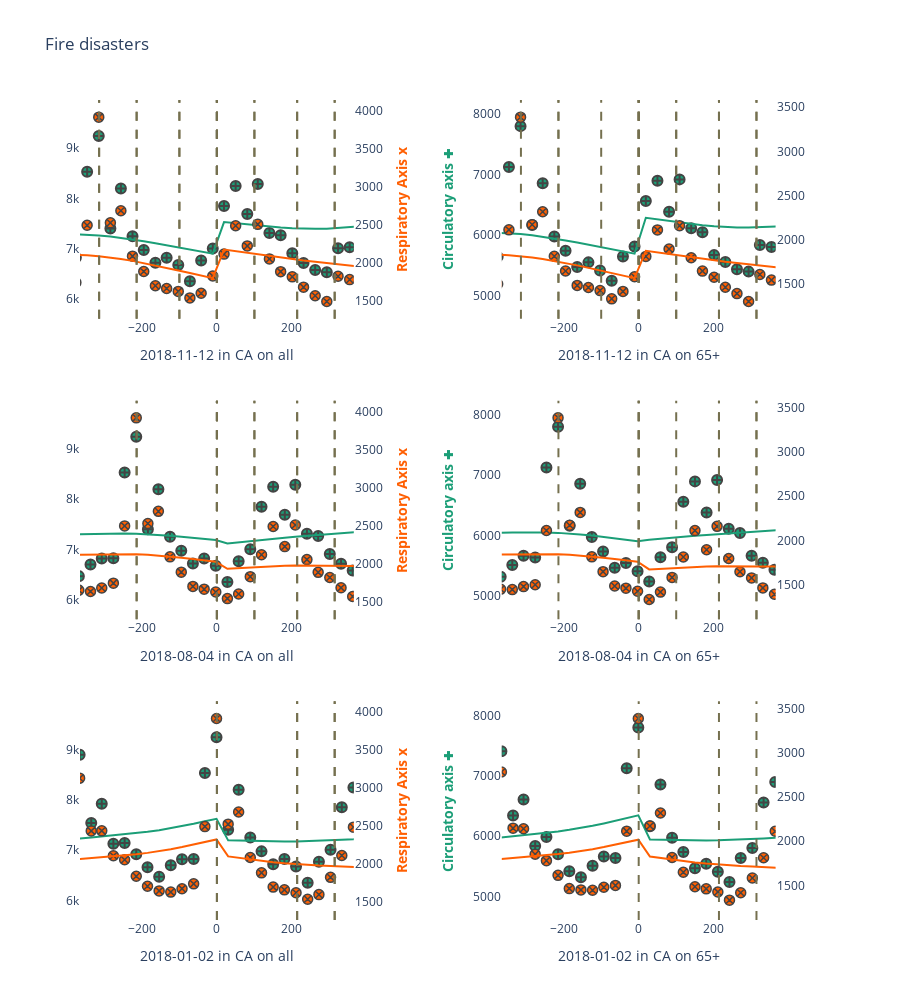

Notebook source saved alongside this figure:
### Code cell
import numpy as np

from plotly.subplots import make_subplots
from plotly.validators.scatter.marker import SymbolValidator
import plotly.graph_objects as go
from typing import Dict

raw_symbols = SymbolValidator().values
namestems = []
namevariants = []
symbols = []
for i in range(0, len(raw_symbols), 3):
    name = raw_symbols[i + 2]
    symbols.append(raw_symbols[i])
    namestems.append(name.replace("-open", "").replace("-dot", ""))
    namevariants.append(name[len(namestems[-1]) :])

# def plot(df_temporel: Dict[pd.Timestamp: pd.DataFrame]):
"""Plot at each row death count in each category.

Args:
df_temporel (_type_): _description_
"""
rows = 3#len(df_temporel)
cols = 2


# Create figure with secondary y-axis
fig = make_subplots(
    rows=rows,
    cols=2,
    specs=[[{"secondary_y": True}, {"secondary_y": True}] for _ in range(rows)],
)

liste_ = list(df_temporel.keys())[:rows]
from tqdm import tqdm
for row, (date, state) in enumerate(tqdm(liste_), start=1):
    shifts=[]
    max_shift = 365
    k = row-1
    
    time = str(date).split(" ")[0]
    for i in list(range(k-1,-1,-1))+list(range(k+1,len(liste_))):
        neighbor_time, neighbor_state = liste_[i]
        if neighbor_state==state:
            shifts.append(int((neighbor_time-pd.to_datetime(time))/ np.timedelta64(1, "D")))
        
    for col in [1, 2]:
        plot(
            fig=fig,
            df=df_temporel[(date, state)] if col % 2 else df_temporel_65[(date, state)],
            row=row,
            col=col,
            disaster_time=time,
            state=state,
            other_events=shifts,
            category= "all" if col % 2 else "65+"
        )


fig.update_layout(title_text="Fire disasters", height= 1000*rows/3,plot_bgcolor='white')
fig.update_traces(showlegend=False)

# fig.update(layout_xaxis_range = [-365,365])

fig.show()

### Figure 1 — Plotly figure (JSON) as saved in the notebook; plotly's stock layout.template omitted (floating-point values rounded to 4 significant figures; data arrays with more than 128 entries replaced by an {"elided": "..."} marker saying what was removed)
{"data": [{"marker": {"color": "rgb(27,158,119)", "line": {"width": 2}, "size": 10, "symbol": 27}, "mode": "markers", "name": "Diseases of the circulatory system", "showlegend": false, "type": "scatter", "x": {"elided": "132 int values"}, "xaxis": "x", "y": {"elided": "132 int values"}, "yaxis": "y"}, {"marker": {"color": "rgb(27,158,119)"}, "showlegend": false, "type": "scatter", "x": {"elided": "132 int values"}, "xaxis": "x", "y": {"elided": "132 float values"}, "yaxis": "y"}, {"marker": {"color": "rgb(297,95,2)", "line": {"width": 1.5}, "size": 10, "symbol": 28}, "mode": "markers", "name": "Diseases of the respiratory system", "showlegend": false, "type": "scatter", "x": {"elided": "132 int values"}, "xaxis": "x", "y": {"elided": "132 int values"}, "yaxis": "y2"}, {"marker": {"color": "rgb(297,95,2)"}, "showlegend": false, "type": "scatter", "x": {"elided": "132 int values"}, "xaxis": "x", "y": {"elided": "132 float values"}, "yaxis": "y2"}, {"marker": {"color": "rgb(27,158,119)", "line": {"width": 2}, "size": 10, "symbol": 27}, "mode": "markers", "name": "Diseases of the circulatory system", "showlegend": false, "type": "scatter", "x": {"elided": "132 int values"}, "xaxis": "x2", "y": {"elided": "132 int values"}, "yaxis": "y3"}, {"marker": {"color": "rgb(27,158,119)"}, "showlegend": false, "type": "scatter", "x": {"elided": "132 int values"}, "xaxis": "x2", "y": {"elided": "132 float values"}, "yaxis": "y3"}, {"marker": {"color": "rgb(297,95,2)", "line": {"width": 1.5}, "size": 10, "symbol": 28}, "mode": "markers", "name": "Diseases of the respiratory system", "showlegend": false, "type": "scatter", "x": {"elided": "132 int values"}, "xaxis": "x2", "y": {"elided": "132 int values"}, "yaxis": "y4"}, {"marker": {"color": "rgb(297,95,2)"}, "showlegend": false, "type": "scatter", "x": {"elided": "132 int values"}, "xaxis": "x2", "y": {"elided": "132 float values"}, "yaxis": "y4"}, {"marker": {"color": "rgb(27,158,119)", "line": {"width": 2}, "size": 10, "symbol": 27}, "mode": "markers", "name": "Diseases of the circulatory system", "showlegend": false, "type": "scatter", "x": {"elided": "132 int values"}, "xaxis": "x3", "y": {"elided": "132 int values"}, "yaxis": "y5"}, {"marker": {"color": "rgb(27,158,119)"}, "showlegend": false, "type": "scatter", "x": {"elided": "132 int values"}, "xaxis": "x3", "y": {"elided": "132 float values"}, "yaxis": "y5"}, {"marker": {"color": "rgb(297,95,2)", "line": {"width": 1.5}, "size": 10, "symbol": 28}, "mode": "markers", "name": "Diseases of the respiratory system", "showlegend": false, "type": "scatter", "x": {"elided": "132 int values"}, "xaxis": "x3", "y": {"elided": "132 int values"}, "yaxis": "y6"}, {"marker": {"color": "rgb(297,95,2)"}, "showlegend": false, "type": "scatter", "x": {"elided": "132 int values"}, "xaxis": "x3", "y": {"elided": "132 float values"}, "yaxis": "y6"}, {"marker": {"color": "rgb(27,158,119)", "line": {"width": 2}, "size": 10, "symbol": 27}, "mode": "markers", "name": "Diseases of the circulatory system", "showlegend": false, "type": "scatter", "x": {"elided": "132 int values"}, "xaxis": "x4", "y": {"elided": "132 int values"}, "yaxis": "y7"}, {"marker": {"color": "rgb(27,158,119)"}, "showlegend": false, "type": "scatter", "x": {"elided": "132 int values"}, "xaxis": "x4", "y": {"elided": "132 float values"}, "yaxis": "y7"}, {"marker": {"color": "rgb(297,95,2)", "line": {"width": 1.5}, "size": 10, "symbol": 28}, "mode": "markers", "name": "Diseases of the respiratory system", "showlegend": false, "type": "scatter", "x": {"elided": "132 int values"}, "xaxis": "x4", "y": {"elided": "132 int values"}, "yaxis": "y8"}, {"marker": {"color": "rgb(297,95,2)"}, "showlegend": false, "type": "scatter", "x": {"elided": "132 int values"}, "xaxis": "x4", "y": {"elided": "132 float values"}, "yaxis": "y8"}, {"marker": {"color": "rgb(27,158,119)", "line": {"width": 2}, "size": 10, "symbol": 27}, "mode": "markers", "name": "Diseases of the circulatory system", "showlegend": false, "type": "scatter", "x": {"elided": "132 int values"}, "xaxis": "x5", "y": {"elided": "132 int values"}, "yaxis": "y9"}, {"marker": {"color": "rgb(27,158,119)"}, "showlegend": false, "type": "scatter", "x": {"elided": "132 int values"}, "xaxis": "x5", "y": {"elided": "132 float values"}, "yaxis": "y9"}, {"marker": {"color": "rgb(297,95,2)", "line": {"width": 1.5}, "size": 10, "symbol": 28}, "mode": "markers", "name": "Diseases of the respiratory system", "showlegend": false, "type": "scatter", "x": {"elided": "132 int values"}, "xaxis": "x5", "y": {"elided": "132 int values"}, "yaxis": "y10"}, {"marker": {"color": "rgb(297,95,2)"}, "showlegend": false, "type": "scatter", "x": {"elided": "132 int values"}, "xaxis": "x5", "y": {"elided": "132 float values"}, "yaxis": "y10"}, {"marker": {"color": "rgb(27,158,119)", "line": {"width": 2}, "size": 10, "symbol": 27}, "mode": "markers", "name": "Diseases of the circulatory system", "showlegend": false, "type": "scatter", "x": {"elided": "132 int values"}, "xaxis": "x6", "y": {"elided": "132 int values"}, "yaxis": "y11"}, {"marker": {"color": "rgb(27,158,119)"}, "showlegend": false, "type": "scatter", "x": {"elided": "132 int values"}, "xaxis": "x6", "y": {"elided": "132 float values"}, "yaxis": "y11"}, {"marker": {"color": "rgb(297,95,2)", "line": {"width": 1.5}, "size": 10, "symbol": 28}, "mode": "markers", "name": "Diseases of the respiratory system", "showlegend": false, "type": "scatter", "x": {"elided": "132 int values"}, "xaxis": "x6", "y": {"elided": "132 int values"}, "yaxis": "y12"}, {"marker": {"color": "rgb(297,95,2)"}, "showlegend": false, "type": "scatter", "x": {"elided": "132 int values"}, "xaxis": "x6", "y": {"elided": "132 float values"}, "yaxis": "y12"}], "layout": {"height": 1000, "plot_bgcolor": "white", "shapes": [{"line": {"color": "rgb(117,112,79)", "dash": "dash"}, "type": "line", "x0": 0, "x1": 0, "xref": "x", "y0": 0, "y1": 1, "yref": "y domain"}, {"line": {"color": "rgb(117,112,79)", "dash": "dash"}, "type": "line", "x0": -100, "x1": -100, "xref": "x", "y0": 0, "y1": 1, "yref": "y domain"}, {"line": {"color": "rgb(117,112,79)", "dash": "dash"}, "type": "line", "x0": -314, "x1": -314, "xref": "x", "y0": 0, "y1": 1, "yref": "y domain"}, {"line": {"color": "rgb(117,112,79)", "dash": "dash"}, "type": "line", "x0": 0, "x1": 0, "xref": "x", "y0": 0, "y1": 1, "yref": "y domain"}, {"line": {"color": "rgb(117,112,79)", "dash": "dash"}, "type": "line", "x0": 0, "x1": 0, "xref": "x2", "y0": 0, "y1": 1, "yref": "y3 domain"}, {"line": {"color": "rgb(117,112,79)", "dash": "dash"}, "type": "line", "x0": -100, "x1": -100, "xref": "x", "y0": 0, "y1": 1, "yref": "y domain"}, {"line": {"color": "rgb(117,112,79)", "dash": "dash"}, "type": "line", "x0": -100, "x1": -100, "xref": "x2", "y0": 0, "y1": 1, "yref": "y3 domain"}, {"line": {"color": "rgb(117,112,79)", "dash": "dash"}, "type": "line", "x0": -314, "x1": -314, "xref": "x", "y0": 0, "y1": 1, "yref": "y domain"}, {"line": {"color": "rgb(117,112,79)", "dash": "dash"}, "type": "line", "x0": -314, "x1": -314, "xref": "x2", "y0": 0, "y1": 1, "yref": "y3 domain"}, {"line": {"color": "rgb(117,112,79)", "dash": "dash"}, "type": "line", "x0": 0, "x1": 0, "xref": "x", "y0": 0, "y1": 1, "yref": "y domain"}, {"line": {"color": "rgb(117,112,79)", "dash": "dash"}, "type": "line", "x0": 0, "x1": 0, "xref": "x2", "y0": 0, "y1": 1, "yref": "y3 domain"}, {"line": {"color": "rgb(117,112,79)", "dash": "dash"}, "type": "line", "x0": 0, "x1": 0, "xref": "x3", "y0": 0, "y1": 1, "yref": "y5 domain"}, {"line": {"color": "rgb(117,112,79)", "dash": "dash"}, "type": "line", "x0": 100, "x1": 100, "xref": "x", "y0": 0, "y1": 1, "yref": "y domain"}, {"line": {"color": "rgb(117,112,79)", "dash": "dash"}, "type": "line", "x0": 100, "x1": 100, "xref": "x2", "y0": 0, "y1": 1, "yref": "y3 domain"}, {"line": {"color": "rgb(117,112,79)", "dash": "dash"}, "type": "line", "x0": 100, "x1": 100, "xref": "x3", "y0": 0, "y1": 1, "yref": "y5 domain"}, {"line": {"color": "rgb(117,112,79)", "dash": "dash"}, "type": "line", "x0": -214, "x1": -214, "xref": "x", "y0": 0, "y1": 1, "yref": "y domain"}, {"line": {"color": "rgb(117,112,79)", "dash": "dash"}, "type": "line", "x0": -214, "x1": -214, "xref": "x2", "y0": 0, "y1": 1, "yref": "y3 domain"}, {"line": {"color": "rgb(117,112,79)", "dash": "dash"}, "type": "line", "x0": -214, "x1": -214, "xref": "x3", "y0": 0, "y1": 1, "yref": "y5 domain"}, {"line": {"color": "rgb(117,112,79)", "dash": "dash"}, "type": "line", "x0": 0, "x1": 0, "xref": "x", "y0": 0, "y1": 1, "yref": "y domain"}, {"line": {"color": "rgb(117,112,79)", "dash": "dash"}, "type": "line", "x0": 0, "x1": 0, "xref": "x2", "y0": 0, "y1": 1, "yref": "y3 domain"}, {"line": {"color": "rgb(117,112,79)", "dash": "dash"}, "type": "line", "x0": 0, "x1": 0, "xref": "x3", "y0": 0, "y1": 1, "yref": "y5 domain"}, {"line": {"color": "rgb(117,112,79)", "dash": "dash"}, "type": "line", "x0": 0, "x1": 0, "xref": "x4", "y0": 0, "y1": 1, "yref": "y7 domain"}, {"line": {"color": "rgb(117,112,79)", "dash": "dash"}, "type": "line", "x0": 100, "x1": 100, "xref": "x", "y0": 0, "y1": 1, "yref": "y domain"}, {"line": {"color": "rgb(117,112,79)", "dash": "dash"}, "type": "line", "x0": 100, "x1": 100, "xref": "x2", "y0": 0, "y1": 1, "yref": "y3 domain"}, {"line": {"color": "rgb(117,112,79)", "dash": "dash"}, "type": "line", "x0": 100, "x1": 100, "xref": "x3", "y0": 0, "y1": 1, "yref": "y5 domain"}, {"line": {"color": "rgb(117,112,79)", "dash": "dash"}, "type": "line", "x0": 100, "x1": 100, "xref": "x4", "y0": 0, "y1": 1, "yref": "y7 domain"}, {"line": {"color": "rgb(117,112,79)", "dash": "dash"}, "type": "line", "x0": -214, "x1": -214, "xref": "x", "y0": 0, "y1": 1, "yref": "y domain"}, {"line": {"color": "rgb(117,112,79)", "dash": "dash"}, "type": "line", "x0": -214, "x1": -214, "xref": "x2", "y0": 0, "y1": 1, "yref": "y3 domain"}, {"line": {"color": "rgb(117,112,79)", "dash": "dash"}, "type": "line", "x0": -214, "x1": -214, "xref": "x3", "y0": 0, "y1": 1, "yref": "y5 domain"}, {"line": {"color": "rgb(117,112,79)", "dash": "dash"}, "type": "line", "x0": -214, "x1": -214, "xref": "x4", "y0": 0, "y1": 1, "yref": "y7 domain"}, {"line": {"color": "rgb(117,112,79)", "dash": "dash"}, "type": "line", "x0": 0, "x1": 0, "xref": "x", "y0": 0, "y1": 1, "yref": "y domain"}, {"line": {"color": "rgb(117,112,79)", "dash": "dash"}, "type": "line", "x0": 0, "x1": 0, "xref": "x2", "y0": 0, "y1": 1, "yref": "y3 domain"}, {"line": {"color": "rgb(117,112,79)", "dash": "dash"}, "type": "line", "x0": 0, "x1": 0, "xref": "x3", "y0": 0, "y1": 1, "yref": "y5 domain"}, {"line": {"color": "rgb(117,112,79)", "dash": "dash"}, "type": "line", "x0": 0, "x1": 0, "xref": "x4", "y0": 0, "y1": 1, "yref": "y7 domain"}, {"line": {"color": "rgb(117,112,79)", "dash": "dash"}, "type": "line", "x0": 0, "x1": 0, "xref": "x5", "y0": 0, "y1": 1, "yref": "y9 domain"}, {"line": {"color": "rgb(117,112,79)", "dash": "dash"}, "type": "line", "x0": 214, "x1": 214, "xref": "x", "y0": 0, "y1": 1, "yref": "y domain"}, {"line": {"color": "rgb(117,112,79)", "dash": "dash"}, "type": "line", "x0": 214, "x1": 214, "xref": "x2", "y0": 0, "y1": 1, "yref": "y3 domain"}, {"line": {"color": "rgb(117,112,79)", "dash": "dash"}, "type": "line", "x0": 214, "x1": 214, "xref": "x3", "y0": 0, "y1": 1, "yref": "y5 domain"}, {"line": {"color": "rgb(117,112,79)", "dash": "dash"}, "type": "line", "x0": 214, "x1": 214, "xref": "x4", "y0": 0, "y1": 1, "yref": "y7 domain"}, {"line": {"color": "rgb(117,112,79)", "dash": "dash"}, "type": "line", "x0": 214, "x1": 214, "xref": "x5", "y0": 0, "y1": 1, "yref": "y9 domain"}, {"line": {"color": "rgb(117,112,79)", "dash": "dash"}, "type": "line", "x0": 314, "x1": 314, "xref": "x", "y0": 0, "y1": 1, "yref": "y domain"}, {"line": {"color": "rgb(117,112,79)", "dash": "dash"}, "type": "line", "x0": 314, "x1": 314, "xref": "x2", "y0": 0, "y1": 1, "yref": "y3 domain"}, {"line": {"color": "rgb(117,112,79)", "dash": "dash"}, "type": "line", "x0": 314, "x1": 314, "xref": "x3", "y0": 0, "y1": 1, "yref": "y5 domain"}, {"line": {"color": "rgb(117,112,79)", "dash": "dash"}, "type": "line", "x0": 314, "x1": 314, "xref": "x4", "y0": 0, "y1": 1, "yref": "y7 domain"}, {"line": {"color": "rgb(117,112,79)", "dash": "dash"}, "type": "line", "x0": 314, "x1": 314, "xref": "x5", "y0": 0, "y1": 1, "yref": "y9 domain"}, {"line": {"color": "rgb(117,112,79)", "dash": "dash"}, "type": "line", "x0": 0, "x1": 0, "xref": "x", "y0": 0, "y1": 1, "yref": "y domain"}, {"line": {"color": "rgb(117,112,79)", "dash": "dash"}, "type": "line", "x0": 0, "x1": 0, "xref": "x2", "y0": 0, "y1": 1, "yref": "y3 domain"}, {"line": {"color": "rgb(117,112,79)", "dash": "dash"}, "type": "line", "x0": 0, "x1": 0, "xref": "x3", "y0": 0, "y1": 1, "yref": "y5 domain"}, {"line": {"color": "rgb(117,112,79)", "dash": "dash"}, "type": "line", "x0": 0, "x1": 0, "xref": "x4", "y0": 0, "y1": 1, "yref": "y7 domain"}, {"line": {"color": "rgb(117,112,79)", "dash": "dash"}, "type": "line", "x0": 0, "x1": 0, "xref": "x5", "y0": 0, "y1": 1, "yref": "y9 domain"}, {"line": {"color": "rgb(117,112,79)", "dash": "dash"}, "type": "line", "x0": 0, "x1": 0, "xref": "x6", "y0": 0, "y1": 1, "yref": "y11 domain"}, {"line": {"color": "rgb(117,112,79)", "dash": "dash"}, "type": "line", "x0": 214, "x1": 214, "xref": "x", "y0": 0, "y1": 1, "yref": "y domain"}, {"line": {"color": "rgb(117,112,79)", "dash": "dash"}, "type": "line", "x0": 214, "x1": 214, "xref": "x2", "y0": 0, "y1": 1, "yref": "y3 domain"}, {"line": {"color": "rgb(117,112,79)", "dash": "dash"}, "type": "line", "x0": 214, "x1": 214, "xref": "x3", "y0": 0, "y1": 1, "yref": "y5 domain"}, {"line": {"color": "rgb(117,112,79)", "dash": "dash"}, "type": "line", "x0": 214, "x1": 214, "xref": "x4", "y0": 0, "y1": 1, "yref": "y7 domain"}, {"line": {"color": "rgb(117,112,79)", "dash": "dash"}, "type": "line", "x0": 214, "x1": 214, "xref": "x5", "y0": 0, "y1": 1, "yref": "y9 domain"}, {"line": {"color": "rgb(117,112,79)", "dash": "dash"}, "type": "line", "x0": 214, "x1": 214, "xref": "x6", "y0": 0, "y1": 1, "yref": "y11 domain"}, {"line": {"color": "rgb(117,112,79)", "dash": "dash"}, "type": "line", "x0": 314, "x1": 314, "xref": "x", "y0": 0, "y1": 1, "yref": "y domain"}, {"line": {"color": "rgb(117,112,79)", "dash": "dash"}, "type": "line", "x0": 314, "x1": 314, "xref": "x2", "y0": 0, "y1": 1, "yref": "y3 domain"}, {"line": {"color": "rgb(117,112,79)", "dash": "dash"}, "type": "line", "x0": 314, "x1": 314, "xref": "x3", "y0": 0, "y1": 1, "yref": "y5 domain"}, {"line": {"color": "rgb(117,112,79)", "dash": "dash"}, "type": "line", "x0": 314, "x1": 314, "xref": "x4", "y0": 0, "y1": 1, "yref": "y7 domain"}, {"line": {"color": "rgb(117,112,79)", "dash": "dash"}, "type": "line", "x0": 314, "x1": 314, "xref": "x5", "y0": 0, "y1": 1, "yref": "y9 domain"}, {"line": {"color": "rgb(117,112,79)", "dash": "dash"}, "type": "line", "x0": 314, "x1": 314, "xref": "x6", "y0": 0, "y1": 1, "yref": "y11 domain"}], "title": {"text": "Fire disasters"}, "xaxis": {"anchor": "y", "domain": [0, 0.37], "range": [-365, 365], "title": {"text": "2018-11-12 in CA on all"}}, "xaxis2": {"anchor": "y3", "domain": [0.57, 0.94], "range": [-365, 365], "title": {"text": "2018-11-12 in CA on 65+"}}, "xaxis3": {"anchor": "y5", "domain": [0, 0.37], "range": [-365, 365], "title": {"text": "2018-08-04 in CA on all"}}, "xaxis4": {"anchor": "y7", "domain": [0.57, 0.94], "range": [-365, 365], "title": {"text": "2018-08-04 in CA on 65+"}}, "xaxis5": {"anchor": "y9", "domain": [0, 0.37], "range": [-365, 365], "title": {"text": "2018-01-02 in CA on all"}}, "xaxis6": {"anchor": "y11", "domain": [0.57, 0.94], "range": [-365, 365], "title": {"text": "2018-01-02 in CA on 65+"}}, "yaxis": {"anchor": "x", "domain": [0.7333, 1]}, "yaxis10": {"anchor": "x5", "overlaying": "y9", "side": "right", "title": {"text": "<b style=\"color:rgb(297,95,2)\">Respiratory Axis x</b>"}}, "yaxis11": {"anchor": "x6", "domain": [0, 0.2667], "title": {"text": "<b style=\"color:rgb(27,158,119)\">Circulatory axis &#10010;</b> "}}, "yaxis12": {"anchor": "x6", "overlaying": "y11", "side": "right"}, "yaxis2": {"anchor": "x", "overlaying": "y", "side": "right", "title": {"text": "<b style=\"color:rgb(297,95,2)\">Respiratory Axis x</b>"}}, "yaxis3": {"anchor": "x2", "domain": [0.7333, 1], "title": {"text": "<b style=\"color:rgb(27,158,119)\">Circulatory axis &#10010;</b> "}}, "yaxis4": {"anchor": "x2", "overlaying": "y3", "side": "right"}, "yaxis5": {"anchor": "x3", "domain": [0.3667, 0.6333]}, "yaxis6": {"anchor": "x3", "overlaying": "y5", "side": "right", "title": {"text": "<b style=\"color:rgb(297,95,2)\">Respiratory Axis x</b>"}}, "yaxis7": {"anchor": "x4", "domain": [0.3667, 0.6333], "title": {"text": "<b style=\"color:rgb(27,158,119)\">Circulatory axis &#10010;</b> "}}, "yaxis8": {"anchor": "x4", "overlaying": "y7", "side": "right"}, "yaxis9": {"anchor": "x5", "domain": [0, 0.2667]}}}
